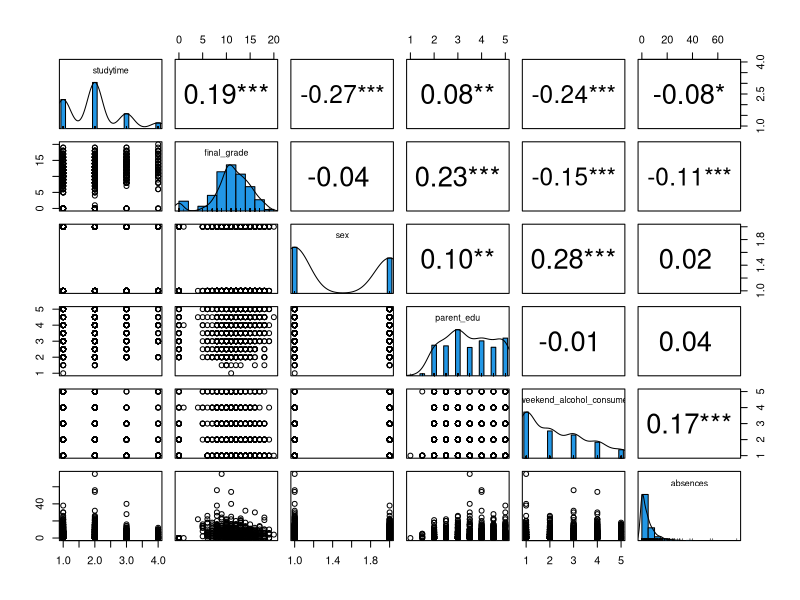
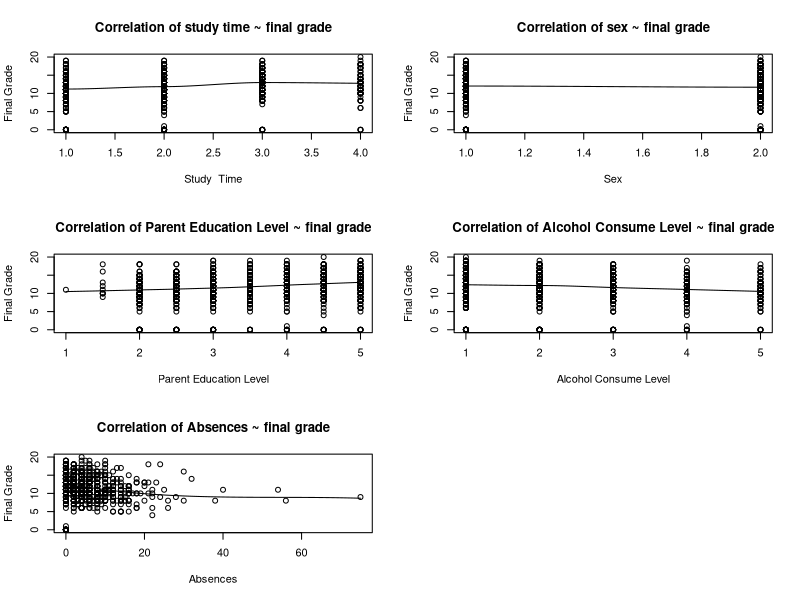
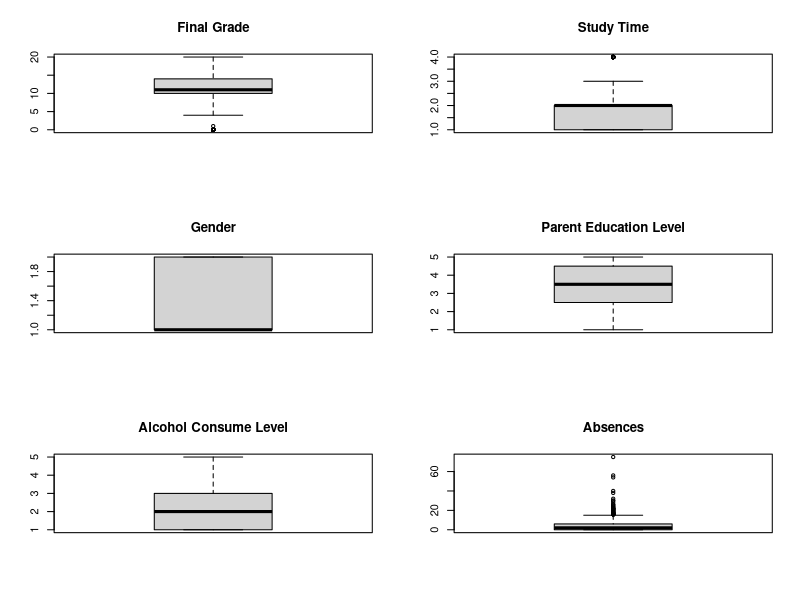
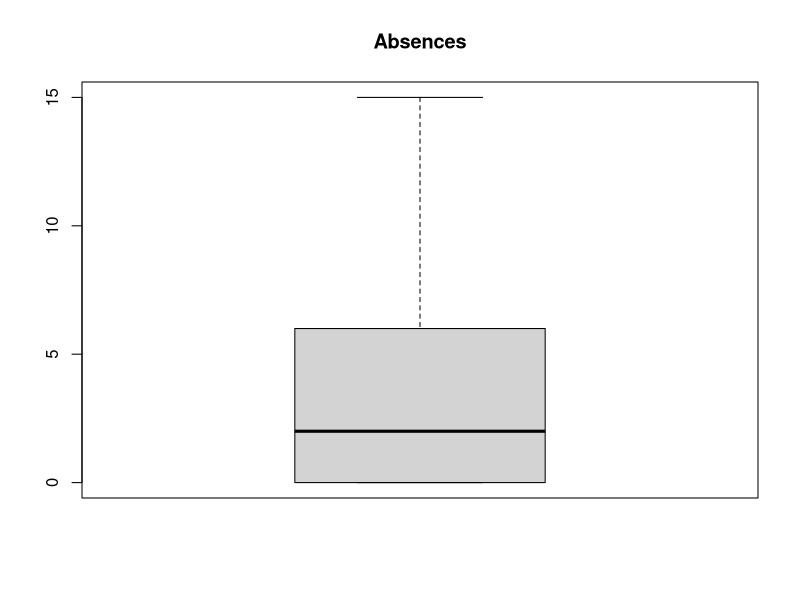
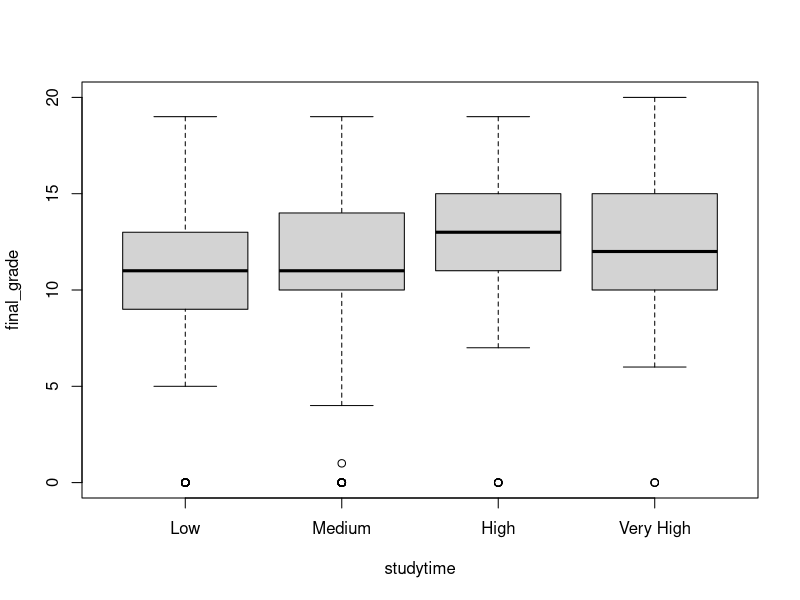
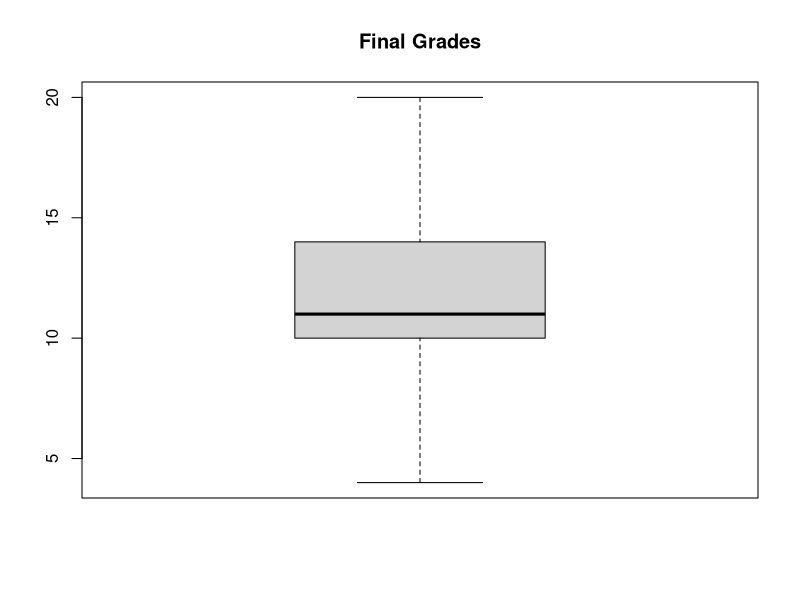
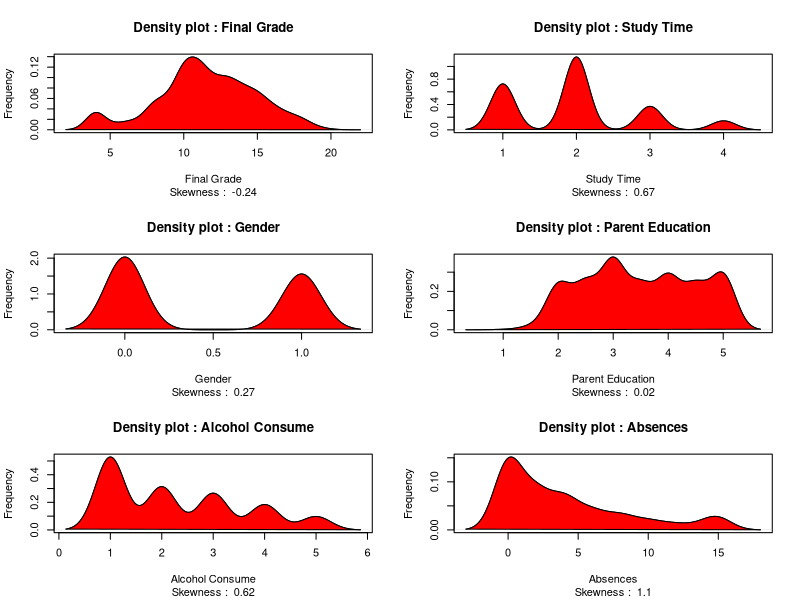
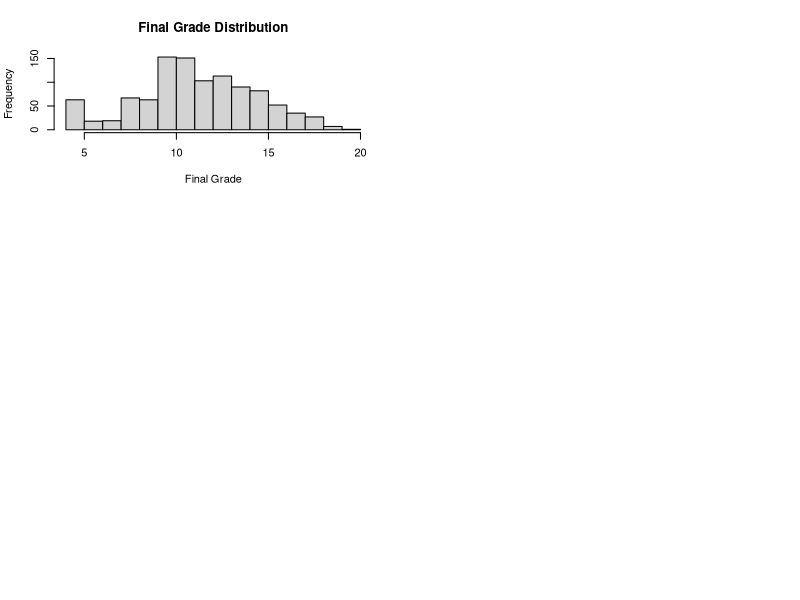

The R script that drew these images, in order: (Note: this script raises an error after producing the figures.)
library(e1071)
library(psych)
library(MASS)
library(dplyr)

students <- read.csv('students_cleaned.csv')
View(students)

str(students)



students <- students %>%
  mutate(
    # Nominal variables
    school = factor(school),
    
    sex = factor(sex,
                 levels = c("Female", "Male")),
    
    address = factor(address,
                     levels = c("Urban", "Rural")),
    
    famsize = factor(famsize,
                     levels = c("Small", "Large")),
    
    parent_status = factor(parent_status,
                           levels = c("Together", "Apart")),
    
    Mjob = factor(Mjob),
    Fjob = factor(Fjob),
    reason = factor(reason),
    guardian = factor(guardian),
    
    subject = factor(subject),
    
    performance = factor(performance,
                         levels = c("Low", "Medium", "High"),
                         ordered = TRUE),
    
    absence_level = factor(absence_level,
                           levels = c("Low", "Moderate", "High"),
                           ordered = TRUE),
    
    
    # Binary variables
    schoolsup = factor(schoolsup,
                       levels = c("no", "yes")),
    
    famsup = factor(famsup,
                    levels = c("no", "yes")),
    
    paid = factor(paid,
                  levels = c("no", "yes")),
    
    activities = factor(activities,
                        levels = c("no", "yes")),
    
    nursery = factor(nursery,
                     levels = c("no", "yes")),
    
    higher = factor(higher,
                    levels = c("no", "yes")),
    
    internet = factor(internet,
                      levels = c("no", "yes")),
    
    romantic = factor(romantic,
                      levels = c("no", "yes")),
    
    
    # Ordinal variables
    mother_edu = factor(mother_edu,
                        levels = 0:4,
                        ordered = TRUE),
    
    father_edu = factor(father_edu,
                        levels = 0:4,
                        ordered = TRUE),
    
    studytime = factor(studytime,
                       levels = c("Low", "Medium", "High", "Very High"),
                       ordered = TRUE),
    
    failures = factor(failures,
                      levels = 0:3,
                      ordered = TRUE),
    
    traveltime = factor(traveltime,
                        levels = 1:4,
                        ordered = TRUE),
    
    famrel = factor(famrel,
                    levels = 1:5,
                    ordered = TRUE),
    
    freetime = factor(freetime,
                      levels = 1:5,
                      ordered = TRUE),
    
    goout = factor(goout,
                   levels = 1:5,
                   ordered = TRUE),
    
    weekday_alcohol_consume = factor(
      weekday_alcohol_consume,
      levels = 1:5,
      ordered = TRUE
    ),
    
    weekend_alcohol_consume = factor(
      weekend_alcohol_consume,
      levels = 1:5,
      ordered = TRUE
    ),
    
    health = factor(health,
                    levels = 1:5,
                    ordered = TRUE)
  )

str(students)

student_subset <- students %>%
  dplyr::select(
    studytime,
    final_grade,
    sex,
    parent_edu,
    weekend_alcohol_consume,
    absences
  )

View(student_subset)


windows(20,10)

pairs.panels(student_subset,
             smooth = FALSE,      # If TRUE, draws loess smooths
             scale = FALSE,      # If TRUE, scales the correlation text font
             density = TRUE,     # If TRUE, adds density plots and histograms
             ellipses = FALSE,    # If TRUE, draws ellipses
             method = "spearman",# Correlation method (also "pearson" or "kendall")
             pch = 21,           # pch symbol
             lm = FALSE,         # If TRUE, plots linear fit rather than the LOESS (smoothed) fit
             cor = TRUE,         # If TRUE, reports correlations
             jiggle = FALSE,     # If TRUE, data points are jittered
             factor = 2,         # Jittering factor
             hist.col = 4,       # Histograms color
             stars = TRUE,       # If TRUE, adds significance level with stars
             ci = TRUE)          # If TRUE, adds confidence intervals


attach(student_subset)
windows(20,12)
par(mfrow= c(3,2))

scatter.smooth(x = studytime,
               y = final_grade,
               xlab = "Study  Time",
               ylab = "Final Grade", main = "Correlation of study time ~ final grade")

scatter.smooth(x = sex,
               y = final_grade,
               xlab = "Sex",
               ylab = "Final Grade", main = "Correlation of sex ~ final grade")

scatter.smooth(x = parent_edu,
               y = final_grade,
               xlab = "Parent Education Level",
               ylab = "Final Grade", main = "Correlation of Parent Education Level ~ final grade")

scatter.smooth(x = weekend_alcohol_consume,
               y = final_grade,
               xlab = "Alcohol Consume Level",
               ylab = "Final Grade", main = "Correlation of Alcohol Consume Level ~ final grade")

scatter.smooth(x = absences,
               y = final_grade,
               xlab = "Absences",
               ylab = "Final Grade", main = "Correlation of Absences ~ final grade")
detach(student_subset)


# Examining correlation between murder and Independent variables

cor_data <- student_subset %>%
  mutate(
    studytime = as.numeric(studytime),
    sex = ifelse(sex == "Male", 1, 0),
    weekend_alcohol_consume = as.numeric(weekend_alcohol_consume)
  )

round(cor(cor_data), 2)

attach(cor_data)

# Examining the other variables
paste("Correlation for final grade and study time: ", round(cor(final_grade, studytime),2))
paste("Correlation for final grade and sex: ", round(cor(final_grade, sex),2))
paste("Correlation for final grade and parent education level: ", round(cor(final_grade, parent_edu),2))
paste("Correlation for final grade and alcohol consume level: ", round(cor(final_grade, weekend_alcohol_consume),2))
paste("Correlation for final grade and absences: ", round(cor(final_grade, absences),2))

detach(cor_data)


windows(20,10)
par(mfrow = c(3, 2)) # divide graph area in 3 rows by 2 columns
attach(student_subset)

boxplot(final_grade,
        main = "Final Grade") # box plot for 'Final Grade'

boxplot(studytime,
        main = "Study Time") # box plot for 'Study Time'

boxplot(sex,
        main = "Gender") # box plot for 'Gender'

boxplot(parent_edu,
        main = "Parent Education Level") # box plot for 'Parent Education Level'

boxplot(weekend_alcohol_consume,
        main = "Alcohol Consume Level") # box plot for 'Alcohol Consume Level'

boxplot(absences,
        main = "Absences") # box plot for 'Absences'


# Check outliers for absences
outlier_values <- boxplot.stats(absences)$out # outlier values.
outlier_values


# Apply Winsorization / Capping
# replace extreme values with boundary values


Q1 <- quantile(student_subset$absences, 0.25)
Q3 <- quantile(student_subset$absences, 0.75)

IQR_value <- Q3 - Q1


lower <- Q1 - 1.5 * IQR_value
upper <- Q3 + 1.5 * IQR_value

student_subset$absences_capped <- pmin(
  pmax(student_subset$absences, lower),
  upper
)

# check outlier values for absences_capped
outlier_values <- boxplot.stats(student_subset$absences_capped)$out
outlier_values

#check the boxplot for any outliers 
windows(10,10)
boxplot(student_subset$absences_capped,
        main = "Absences")


student_subset$sex_num <- ifelse(student_subset$sex == "Male", 1, 0)
student_subset$alcohol_consume <-  as.numeric(weekend_alcohol_consume)
# convert ordinal study time into numeric for modelling purposes
student_subset$studytime_num <- as.numeric(studytime)


windows(20,20)
boxplot(final_grade ~ studytime, data = student_subset)


# Check outliers for final grade
outlier_values <- boxplot.stats(final_grade)$out
outlier_values

# Apply Winsorization / Capping
# replace extreme values with boundary values


Q1 <- quantile(student_subset$final_grade, 0.25)
Q3 <- quantile(student_subset$final_grade, 0.75)

IQR_value <- Q3 - Q1

lower <- Q1 - 1.5 * IQR_value
upper <- Q3 + 1.5 * IQR_value

student_subset$final_grades_capped <- pmin(
  pmax(student_subset$final_grade, lower),
  upper
)

# check outlier values for grades_capped
outlier_values <- boxplot.stats(student_subset$final_grades_capped)$out
outlier_values

#check the boxplot for any outliers 
windows(10,10)
boxplot(student_subset$final_grades_capped,
        main = "Final Grades")


# Skewness function to examine normality
# install.packages("e1071")

windows(30,20)
par(mfrow = c(3,2)) # divide graph area into 1 row x 2 cols

# skewness of < -1 or > 1 = highly skewed
# -1 to -0.5 and 0.5 to 1 = moderately skewed
# Skewness of -0.5 to 0.5 = approx symetrical


plot(density(student_subset$final_grades_capped),
     main = "Density plot : Final Grade",
     ylab = "Frequency", xlab = "Final Grade",
     sub = paste("Skewness : ", round(e1071::skewness(student_subset$final_grades_capped), 2)))
polygon(density(student_subset$final_grades_capped), col = "red")

plot(density(student_subset$studytime_num),
     main = "Density plot : Study Time",
     ylab = "Frequency", xlab = "Study Time",
     sub = paste("Skewness : ", round(e1071::skewness(student_subset$studytime_num), 2)))
polygon(density(student_subset$studytime_num), col = "red")

plot(density(student_subset$sex_num),
     main = "Density plot : Gender",
     ylab = "Frequency", xlab = "Gender",
     sub = paste("Skewness : ", round(e1071::skewness(student_subset$sex_num), 2)))
polygon(density(student_subset$sex_num), col = "red")

plot(density(student_subset$parent_edu),
     main = "Density plot : Parent Education",
     ylab = "Frequency", xlab = "Parent Education",
     sub = paste("Skewness : ", round(e1071::skewness(student_subset$parent_edu), 2)))
polygon(density(student_subset$parent_edu), col = "red")

plot(density(student_subset$alcohol_consume),
     main = "Density plot : Alcohol Consume",
     ylab = "Frequency", xlab = "Alcohol Consume",
     sub = paste("Skewness : ", round(e1071::skewness(student_subset$alcohol_consume), 2)))
polygon(density(student_subset$alcohol_consume), col = "red")

plot(density(student_subset$absences_capped),
     main = "Density plot : Absences",
     ylab = "Frequency", xlab = "Absences",
     sub = paste("Skewness : ", round(e1071::skewness(student_subset$absences_capped), 2)))
polygon(density(student_subset$absences_capped), col = "red")



# Check normality of all variables using normality test
shapiro.test(student_subset$final_grades_capped)
shapiro.test(student_subset$studytime_num)
shapiro.test(student_subset$parent_edu)
shapiro.test(student_subset$alcohol_consume)
shapiro.test(student_subset$absences_capped)
shapiro.test(student_subset$sex_num)


hist(student_subset$final_grades_capped,
     breaks = 20,
     main = "Final Grade Distribution",
     xlab = "Final Grade")




model <- lm(final_grades_capped ~ 1,
            data = student_subset)

boxcox(model)

boxcox_result <-boxcox(model)


lambda <- boxcox_result$x[
  which.max(boxcox_result$y)
]

lambda

student_subset$final_grade_normalized <-
  (student_subset$final_grades_capped^lambda - 1) / lambda

shapiro.test(student_subset$final_grade_normalized)

hist(student_subset$final_grade_normalized,
     breaks = 20,
     main = "Final Grade Distribution",
     xlab = "Final Grade")


model_data <- student_subset %>%
  dplyr::select(
    final_grade_normalized,
    studytime_num,
    sex_num,
    parent_edu,
    alcohol_consume,
    absences_capped
  )

str(model_data)
summary(model_data)



# Model 1

model_1 <- lm(
  final_grade_normalized ~
    studytime_num +
    sex_num +
    parent_edu +
    alcohol_consume +
    absences_capped,
  data = model_data
)

summary(model_1)


# Remove sex from the variable list and develop model 2
# Since sex isn't significant in the list

model_2 <- lm(
  final_grade_normalized ~
    studytime_num +
    parent_edu +
    alcohol_consume +
    absences_capped,
  
  data = model_data
)

summary(model_2)


# model 3 

standardized_data <- model_data %>%
  mutate(across(everything(), scale))

standardized_model <- lm(
  final_grade_normalized ~
    
    studytime_num +
    parent_edu +
    alcohol_consume +
    absences_capped,
  
  data = standardized_data
)

summary(standardized_model)


# Check AIC and BIC 

AIC(
  model_1,
  model_2,
  standardized_model
)

BIC(
  model_1,
  model_2,
  standardized_model
)


# Compare the results in the table
comparison <- data.frame(
  
  Model = c(
    "Model 1 - Full Model",
    "Model 2- Reduced Model",
    "Standardized Model"
  ),
  
  AIC = c(
    AIC(model_1),
    AIC(model_2),
    AIC(standardized_model)
  ),
  
  BIC = c(
    BIC(model_1),
    BIC(model_2),
    BIC(standardized_model)
  ),
  
  Adjusted_R2 = c(
    summary(model_1)$adj.r.squared,
    summary(model_2)$adj.r.squared,
    summary(standardized_model)$adj.r.squared
  )
)

comparison

# FINAL MODEL DIAGNOSTICS and VALIDATION



# NORMALITY OF RESIDUALS

windows(15,6)

par(mfrow = c(1,2))

# Histogram
hist(
  residuals(model_2),
  main = "Histogram of Residuals",
  col = "skyblue",
  xlab = "Residuals"
)

# QQ Plot
qqnorm(residuals(model_2))
qqline(residuals(model_2),
       col = "red")

# Shapiro-Wilk test
shapiro.test(residuals(model_2))



# HOMOSCEDASTICITY

install.packages("lmtest")
library(lmtest)

bptest(model_2)


# MULTICOLLINEARITY

library(car)

vif(model_2)



# INDEPENDENCE OF ERRORS

durbinWatsonTest(model_2)


install.packages('sandwich')
library(sandwich)
library(lmtest)

coeftest(
  model_2,
  vcov = vcovHC(model_2, type = "HC1")
)



# TRAIN TEST SPLIT

library(caret)

set.seed(123)

train_index <- createDataPartition(
  model_data$final_grade_normalized,
  p = 0.8,
  list = FALSE
)

train_data <- model_data[train_index, ]
test_data <- model_data[-train_index, ]


# TRAIN MODEL

train_model <- lm(
  final_grade_normalized ~
    
    studytime_num +
    parent_edu +
    alcohol_consume +
    absences_capped,
  
  data = train_data
)

summary(train_model)


# TEST PREDICTIONS

predictions <- predict(
  train_model,
  newdata = test_data
)

results <- data.frame(
  Actual = test_data$final_grade_normalized,
  Predicted = predictions
)

head(results)


# MODEL ACCURACY

install.packages("Metrics")
library(Metrics)

# RMSE
rmse(
  test_data$final_grade_normalized,
  predictions
)

# MAE
mae(
  test_data$final_grade_normalized,
  predictions
)

# R-squared
cor(
  test_data$final_grade_normalized,
  predictions
)^2


# ACTUAL VS PREDICTED

windows(10,10)

plot(
  test_data$final_grade_normalized,
  predictions,
  
  xlab = "Actual Grades",
  ylab = "Predicted Grades",
  
  main = "Actual vs Predicted Grades",
  
  pch = 19,
  col = "blue"
)

abline(0,1,col="red")


# FORECASTING SCENARIOS

new_students <- data.frame(
  studytime_num = c(4,1,3,2),
  parent_edu = c(5,1,4,2),
  alcohol_consume = c(1,5,2,4),
  absences_capped = c(1,20,5,15)
)

forecast_predictions <- predict(
  train_model,
  newdata = new_students
)

forecast_results <- cbind(
  new_students,
  predicted_grade = forecast_predictions
)

forecast_results
